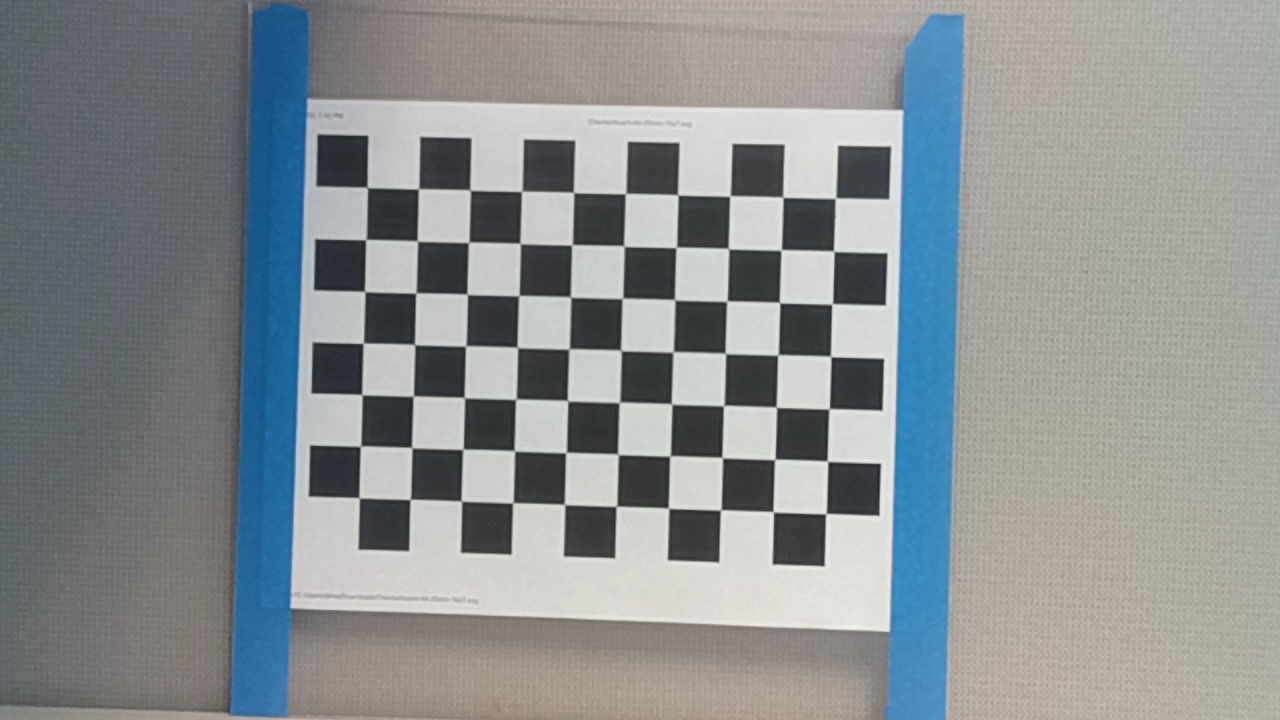
#> input picture Assignment 2/Part C/pic.jpg, 1280 x 720 px
$ python rgb_2_gray.py
#> lines starting #> are read from the running program, lines starting #| are printed output that depends on the picture
import cv2
import numpy as np
image = cv2.imread('pic.jpg')
#> image is the input picture: shape (720, 1280, 3); mean B, G, R 144.9, 143.8, 138.5
gray = cv2.cvtColor(image, cv2.COLOR_BGR2GRAY)
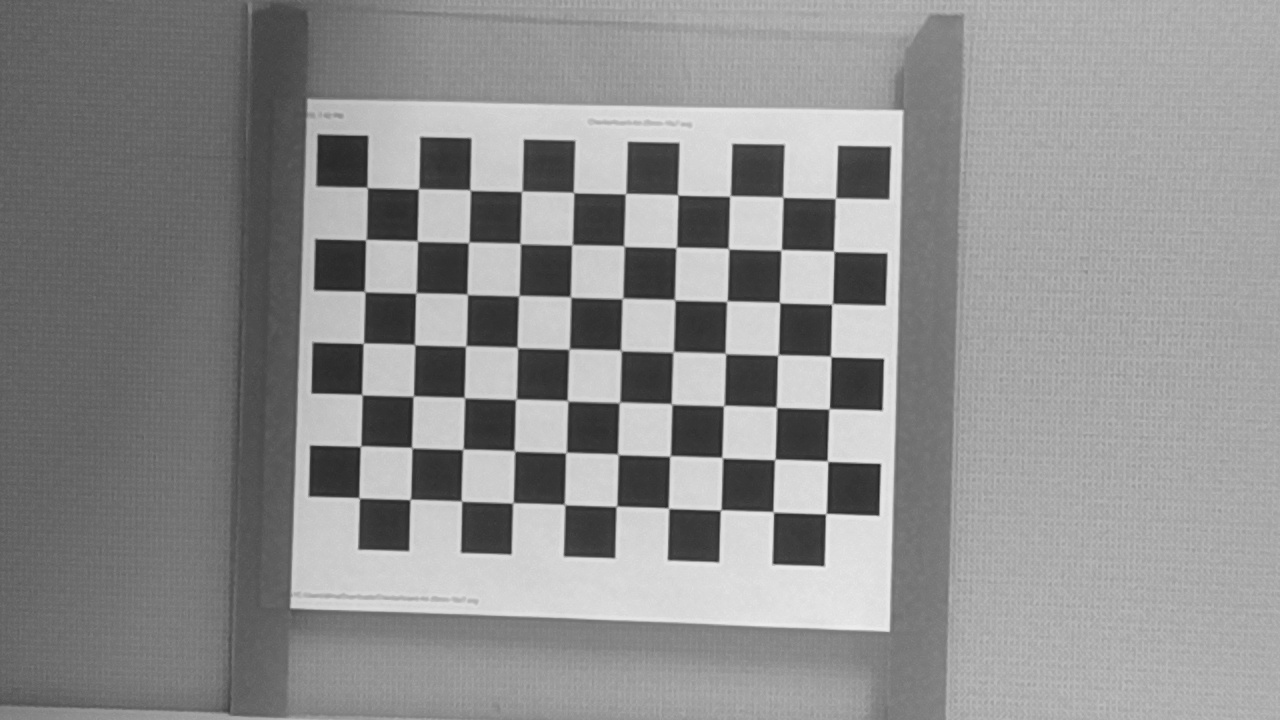
#> gray: shape (720, 1280); min 33, max 239, mean 142.3
cv2.imwrite('pic_gray.jpg', gray)
